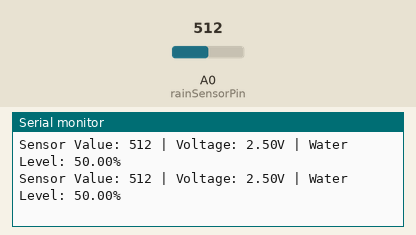
A sketch run on a simulated Arduino Uno, built with avr-gcc and run on an emulated ATmega328P. Parts: the last lines printed to the serial monitor. The inputs (shaded band) are chosen by the test bench; at power-on: A0 (rainSensorPin) = 512.

Above: at 1.3 s.
1.4 s: A0 (rainSensorPin) set to 716
At 1.9 s:
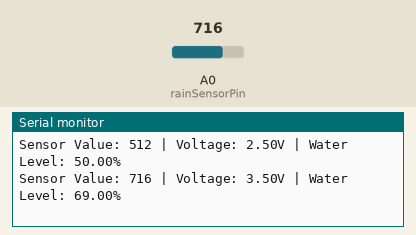
2.9 s: A0 (rainSensorPin) set to 900
At 3.4 s:
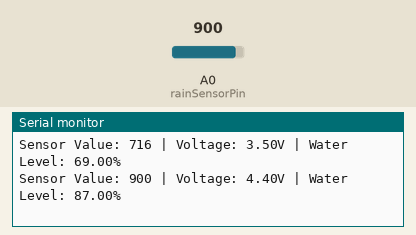
Timing chart, 0 to 5.9 s (numbered marks = the images above; inputs shaded):
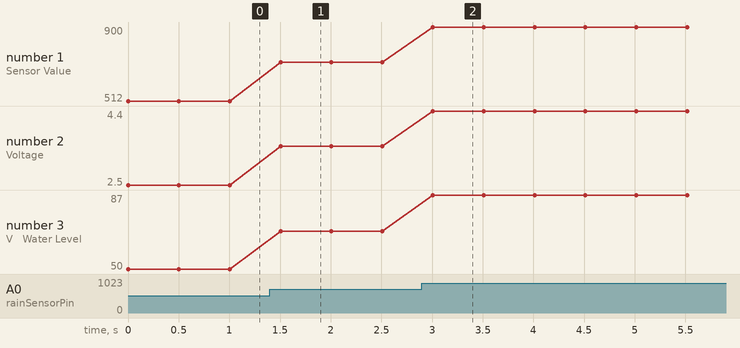

Measured:
- after the input at 1.4 s, the serial monitor: prints a new line after 0.10 s (image 1)
- after the input at 2.9 s, the serial monitor: prints a new line after 0.11 s (image 2)
- plotted number 1: 512 → 716 after the input at 1.4 s, 716 → 900 after the input at 2.9 s
- plotted number 2: 2.5 → 3.5 after the input at 1.4 s, 3.5 → 4.4 after the input at 2.9 s
- plotted number 3: 50 → 69 after the input at 1.4 s, 69 → 87 after the input at 2.9 s

The sketch:

rainsensor.ino
```cpp
const int rainSensorPin = A0;

void setup() {
  pinMode(rainSensorPin, INPUT);
  Serial.begin(9600);
}
void loop() {
  int sensorValue = analogRead(rainSensorPin);
  float voltage = sensorValue * (5.0 / 1023.0);
  float waterLevel = map(sensorValue, 0, 1023, 0, 100); // Map the sensor value to a water level percentage (0-100)

  Serial.print("Sensor Value: ");
  Serial.print(sensorValue);
  Serial.print(" | Voltage: ");
  Serial.print(voltage);
  Serial.print("V | Water Level: ");
  Serial.print(waterLevel);
  Serial.println("%");

  delay(500);
}
```
